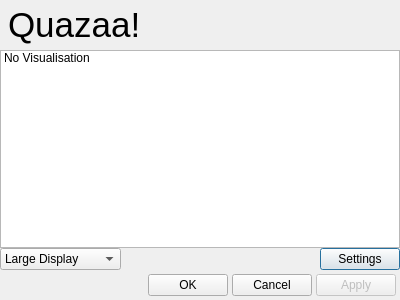
<?xml version="1.0" encoding="UTF-8"?>
<ui version="4.0">
 <class>DialogSelectVisualisation</class>
 <widget class="QDialog" name="DialogSelectVisualisation">
  <property name="geometry">
   <rect>
    <x>0</x>
    <y>0</y>
    <width>400</width>
    <height>300</height>
   </rect>
  </property>
  <property name="minimumSize">
   <size>
    <width>400</width>
    <height>300</height>
   </size>
  </property>
  <property name="maximumSize">
   <size>
    <width>400</width>
    <height>300</height>
   </size>
  </property>
  <property name="windowTitle">
   <string>Select Audio Visualisation Plugin</string>
  </property>
  <property name="windowIcon">
   <iconset resource="../Resource.qrc">
    <normaloff>:/Resource/Generic/Plugins.png</normaloff>:/Resource/Generic/Plugins.png</iconset>
  </property>
  <property name="autoFillBackground">
   <bool>true</bool>
  </property>
  <layout class="QGridLayout" name="gridLayout_2">
   <property name="margin">
    <number>0</number>
   </property>
   <property name="spacing">
    <number>0</number>
   </property>
   <item row="0" column="0">
    <widget class="QFrame" name="frameCommonHeader">
     <property name="minimumSize">
      <size>
       <width>0</width>
       <height>50</height>
      </size>
     </property>
     <property name="maximumSize">
      <size>
       <width>16777215</width>
       <height>50</height>
      </size>
     </property>
     <property name="frameShape">
      <enum>QFrame::NoFrame</enum>
     </property>
     <property name="frameShadow">
      <enum>QFrame::Raised</enum>
     </property>
     <layout class="QGridLayout" name="gridLayout_23">
      <property name="margin">
       <number>1</number>
      </property>
      <property name="spacing">
       <number>0</number>
      </property>
      <item row="0" column="0">
       <widget class="QLabel" name="labelLogo">
        <property name="styleSheet">
         <string notr="true">background-color: transparent;</string>
        </property>
        <property name="text">
         <string/>
        </property>
        <property name="pixmap">
         <pixmap resource="../Resource.qrc">:/Resource/Quazaa48.png</pixmap>
        </property>
       </widget>
      </item>
      <item row="0" column="1">
       <widget class="QLabel" name="labelHeaderText">
        <property name="sizePolicy">
         <sizepolicy hsizetype="MinimumExpanding" vsizetype="Preferred">
          <horstretch>0</horstretch>
          <verstretch>0</verstretch>
         </sizepolicy>
        </property>
        <property name="text">
         <string notr="true">&lt;!DOCTYPE HTML PUBLIC &quot;-//W3C//DTD HTML 4.0//EN&quot; &quot;http://www.w3.org/TR/REC-html40/strict.dtd&quot;&gt;
&lt;html&gt;&lt;head&gt;&lt;meta name=&quot;qrichtext&quot; content=&quot;1&quot; /&gt;&lt;style type=&quot;text/css&quot;&gt;
p, li { white-space: pre-wrap; }
&lt;/style&gt;&lt;/head&gt;&lt;body style=&quot; font-family:'MS Shell Dlg 2'; font-size:8.25pt; font-weight:400; font-style:normal;&quot;&gt;
&lt;p style=&quot; margin-top:0px; margin-bottom:0px; margin-left:0px; margin-right:0px; -qt-block-indent:0; text-indent:0px;&quot;&gt;&lt;span style=&quot; font-size:26pt;&quot;&gt;Quazaa!&lt;/span&gt;&lt;/p&gt;&lt;/body&gt;&lt;/html&gt;</string>
        </property>
       </widget>
      </item>
     </layout>
    </widget>
   </item>
   <item row="1" column="0">
    <widget class="QListWidget" name="listWidgetVisualisation">
     <item>
      <property name="text">
       <string>No Visualisation</string>
      </property>
      <property name="icon">
       <iconset>
        <normaloff>:/Actions/Graphics/Actions/ExitAfterTransfers.png</normaloff>:/Actions/Graphics/Actions/ExitAfterTransfers.png</iconset>
      </property>
     </item>
    </widget>
   </item>
   <item row="2" column="0">
    <layout class="QGridLayout" name="gridLayoutControls">
     <item row="0" column="0">
      <widget class="QComboBox" name="comboBoxDisplayType">
       <property name="minimumSize">
        <size>
         <width>100</width>
         <height>0</height>
        </size>
       </property>
       <property name="currentIndex">
        <number>2</number>
       </property>
       <item>
        <property name="text">
         <string>Footer Display</string>
        </property>
       </item>
       <item>
        <property name="text">
         <string>Full Size Display</string>
        </property>
       </item>
       <item>
        <property name="text">
         <string>Large Display</string>
        </property>
       </item>
       <item>
        <property name="text">
         <string>Medium Display</string>
        </property>
       </item>
       <item>
        <property name="text">
         <string>Small Display</string>
        </property>
       </item>
      </widget>
     </item>
     <item row="0" column="2">
      <widget class="QPushButton" name="pushButtonSettings">
       <property name="text">
        <string>Settings</string>
       </property>
       <property name="icon">
        <iconset resource="../Resource.qrc">
         <normaloff>:/Resource/Generic/Settings.png</normaloff>:/Resource/Generic/Settings.png</iconset>
       </property>
      </widget>
     </item>
     <item row="0" column="1">
      <spacer name="horizontalSpacerControls">
       <property name="orientation">
        <enum>Qt::Horizontal</enum>
       </property>
       <property name="sizeHint" stdset="0">
        <size>
         <width>40</width>
         <height>20</height>
        </size>
       </property>
      </spacer>
     </item>
    </layout>
   </item>
   <item row="3" column="0">
    <layout class="QGridLayout" name="gridLayoutFooter">
     <property name="margin">
      <number>4</number>
     </property>
     <property name="spacing">
      <number>4</number>
     </property>
     <item row="0" column="2">
      <widget class="QPushButton" name="pushButtonCancel">
       <property name="text">
        <string>Cancel</string>
       </property>
      </widget>
     </item>
     <item row="0" column="1">
      <widget class="QPushButton" name="pushButtonOK">
       <property name="text">
        <string>OK</string>
       </property>
      </widget>
     </item>
     <item row="0" column="3">
      <widget class="QPushButton" name="pushButtonApply">
       <property name="enabled">
        <bool>false</bool>
       </property>
       <property name="text">
        <string>Apply</string>
       </property>
      </widget>
     </item>
     <item row="0" column="0">
      <spacer name="horizontalSpacerFooter">
       <property name="orientation">
        <enum>Qt::Horizontal</enum>
       </property>
       <property name="sizeHint" stdset="0">
        <size>
         <width>40</width>
         <height>20</height>
        </size>
       </property>
      </spacer>
     </item>
    </layout>
   </item>
  </layout>
 </widget>
 <resources>
  <include location="../Resource.qrc"/>
 </resources>
 <connections/>
</ui>
